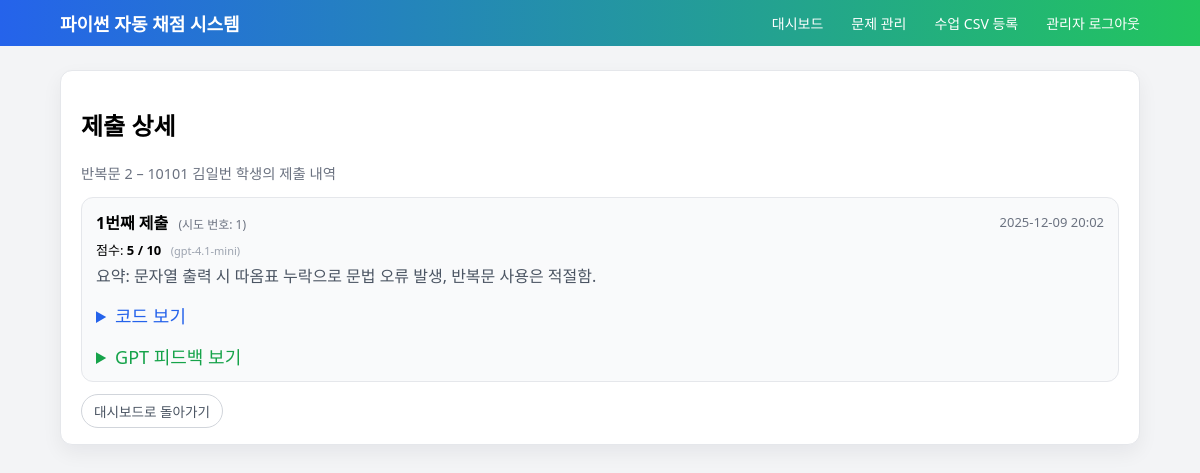
/admin/submissions?student_id=1&problem_id=3 (signed in), run on the app's committed database.
### models.py (models this page shows, shortened)
class Problem(db.Model):
    id = db.Column(db.Integer, primary_key=True)
    title = db.Column(db.String(200), nullable=False)
    description = db.Column(db.Text, nullable=False)
    sample_input = db.Column(db.Text, nullable=True)
    sample_output = db.Column(db.Text, nullable=True)
    answer_code = db.Column(db.Text, nullable=False)
    rubric = db.Column(db.Text, nullable=False)
    is_open = db.Column(db.Boolean, default=False)
    max_score = db.Column(db.Integer, default=10)
    created_at = db.Column(db.DateTime, default=datetime.utcnow)
    updated_at = db.Column(
        db.DateTime, default=datetime.utcnow, onupdate=datetime.utcnow
    )
    submissions = db.relationship("Submission", backref="problem", lazy=True)

class Student(db.Model):
    id = db.Column(db.Integer, primary_key=True)
    grade = db.Column(db.Integer, nullable=False)
    class_no = db.Column(db.Integer, nullable=False)
    student_no = db.Column(db.Integer, nullable=False)
    name = db.Column(db.String(50), nullable=False)
    created_at = db.Column(db.DateTime, default=datetime.utcnow)
    submissions = db.relationship("Submission", backref="student", lazy=True)
    enrollments = db.relationship("Enrollment", backref="student", lazy=True)
    @property
    def student_code(self) -> str:
        return f"{self.grade}{self.class_no:02d}{self.student_no:02d}"

class Submission(db.Model):
    id = db.Column(db.Integer, primary_key=True)
    student_id = db.Column(
        db.Integer, db.ForeignKey("student.id"), nullable=False
    )
    problem_id = db.Column(
        db.Integer, db.ForeignKey("problem.id"), nullable=False
    )
    code = db.Column(db.Text, nullable=False)
    score = db.Column(db.Integer, nullable=True)
    max_score = db.Column(db.Integer, nullable=True)
    feedback = db.Column(db.Text, nullable=True)
    summary = db.Column(db.Text, nullable=True)
    attempt_no = db.Column(db.Integer, nullable=True)        # 몇 번째 시도인지
    gpt_model = db.Column(db.String(100), nullable=True)
    created_at = db.Column(db.DateTime, default=datetime.utcnow)

### app.py (the view)
    @app.route("/admin/submissions")
    @admin_login_required
    def admin_submissions():
        student_id = request.args.get("student_id", type=int)
        problem_id = request.args.get("problem_id", type=int)
        if not student_id or not problem_id:
            flash("student_id와 problem_id가 필요합니다.")
            return redirect(url_for("admin_dashboard"))
        student = Student.query.get_or_404(student_id)
        problem = Problem.query.get_or_404(problem_id)
        subs = (
            Submission.query
            .filter_by(student_id=student.id, problem_id=problem.id)
            .order_by(Submission.attempt_no.asc())
            .all()
        )
        return render_template(
            "admin/submissions.html",
            student=student,
            problem=problem,
            submissions=subs,
        )

### app.py (called while the page is built)
def admin_login_required(f):
    @wraps(f)
    def wrapper(*args, **kwargs):
        if "admin_id" not in session:
            flash("관리자 로그인이 필요합니다.")
            return redirect(url_for("admin_login"))
        return f(*args, **kwargs)
    return wrapper

### templates/admin/submissions.html (shortened to what this page needs)
{% extends "base.html" %}
{% block content %}
<div class="card">
  <h2>제출 상세</h2>
  <p class="text-muted">
    {{ problem.title }} – {{ student.student_code }} {{ student.name }} 학생의 제출 내역
  </p>
  {% if submissions|length == 0 %}
    <p>아직 제출 내역이 없습니다.</p>
  {% else %}
    {% for sub in submissions %}
      <div style="border:1px solid #e5e7eb; border-radius:12px; padding:12px 14px; margin-bottom:12px; background:#f9fafb;">
        <div style="display:flex; justify-content:space-between; align-items:center; margin-bottom:6px;">
          <div>
            <strong>{{ loop.index }}번째 제출</strong>
            <span style="font-size:12px; color:#6b7280; margin-left:6px;">
              (시도 번호: {{ sub.attempt_no or '-' }})
            </span>
          </div>
          <div style="font-size:13px; color:#6b7280;">
            {{ sub.created_at|kst }}
          </div>
        </div>
        <div style="font-size:13px; margin-bottom:4px;">
          점수:
          {% if sub.score is not none %}
            <strong>{{ sub.score }} / {{ sub.max_score }}</strong>
          {% else %}
            -
          {% endif %}
          {% if sub.gpt_model %}
            <span style="font-size:11px; color:#9ca3af; margin-left:6px;">
              ({{ sub.gpt_model }})
            </span>
          {% endif %}
        </div>
        {% if sub.summary %}
          <div style="font-size:16px; margin-bottom:6px; color:#4b5563;">
            요약: {{ sub.summary }}
          </div>
        {% endif %}
        <details style="margin-top:15px;">
          <summary style="cursor:pointer; font-size:18px; color:#2563eb;">
            코드 보기
          </summary>
        </details>
        <details style="margin-top:15px;">
          <summary style="cursor:pointer; font-size:18px; color:#16a34a;">
            GPT 피드백 보기
          </summary>
        </details>
      </div>
    {% endfor %}
  {% endif %}
  <a href="{{ url_for('admin_dashboard') }}" class="btn btn-secondary">
    대시보드로 돌아가기
  </a>
</div>
{% endblock %}

### static/css/main.css (style rules this page uses)
body { font-family: system-ui, -apple-system, BlinkMacSystemFont, sans-serif; margin: 0; background: #f3f4f6; }
.card { background: #fff; border-radius: 12px; padding: 16px 20px; box-shadow: 0 10px 30px rgba(15, 23, 42, 0.08); margin-bottom: 16px; }
.btn { display: inline-block; padding: 8px 14px; border-radius: 999px; border: none; background: #2563eb; color: #fff; text-decoration: none; font-size: 0.9rem; cursor: pointer; }
.btn-secondary { background: #6b7280; }
.text-muted { color: #6b7280; font-size: 0.9rem; }
body { margin: 0; font-family: system-ui, -apple-system, BlinkMacSystemFont, "Segoe UI", sans-serif; background: #f3f4f6; }
.card { background: white; border-radius: 16px; padding: 20px 24px; box-shadow: 0 15px 35px rgba(15, 23, 42, 0.08); }
.btn { display: inline-block; border-radius: 999px; border: none; background: #2563eb; color: white; padding: 8px 16px; font-size: 14px; cursor: pointer; text-decoration: none; }
.btn-secondary { background: #4b5563; }
.card { background: #ffffff; border-radius: 12px; padding: 16px 20px; box-shadow: 0 8px 20px rgba(15, 23, 42, 0.06); border: 1px solid #e5e7eb; }
.btn-secondary { display: inline-flex; align-items: center; gap: 4px; padding: 6px 12px; border-radius: 999px; border: 1px solid #d1d5db; background: #ffffff; color: #4b5563; font-size: 0.85rem; text-decoration: none; box-shadow: none; cursor: pointer; transition: background-color 0.15s ease, border-color 0.15s ease, color 0.15s ease, transform 0.05s ease; }

### data on the page
Problem: title "반복문 2"
Student: student_code "10101", name "김일번"
Submission: attempt_no "1", created_at|kst "2025-12-09 20:02", score "5", max_score "10", gpt_model "gpt-4.1-mini", summary "문자열 출력 시 따옴표 누락으로 문법 오류 발생, 반복문 사용은 적절함."
